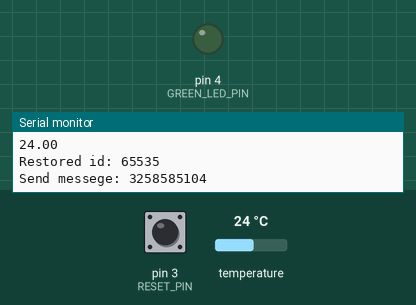
Recording of a sketch running on a simulated Arduino Uno, built with avr-gcc and run on an emulated ATmega328P. Shown: output pins drawn as LEDs (lit = HIGH), the last lines printed to the serial monitor. The test bench sets the inputs (shaded band); at power-on: pin 3 (RESET_PIN) LOW, temperature 24 °C. EEPROM starts erased; no radio packets arrive unless stated.

Above: at 1.3 s.
1.4 s: pin 3 (RESET_PIN) pulled HIGH for 0.15 s
At 8.8 s:
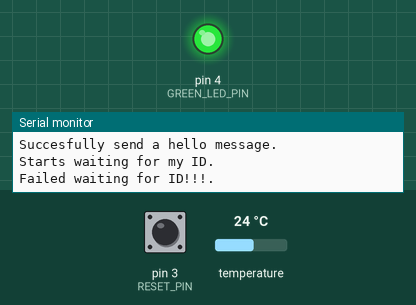
Timing chart, 0 to 9.0 s (numbered marks = the images above; inputs shaded):
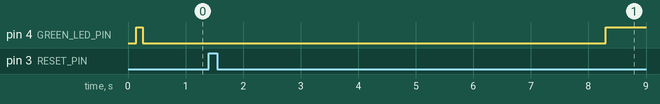

The sketch:

ArduinoProMiniSoft.ino
```cpp
/******************Remote Sensor Temperature ****************************/
/* Author:       Piotr Zmilczak and Arkadiusz Dudzik                    */
/* Date:         02.01.2018                                             */
/* Board:        Arduino Mini Pro 5V, 16MHz -(Tested)                   */
/* Board:        Arduino Mini Pro 3V, 8MHz -(Not tested but better)     */
/************************************************************************/
#include <SPI.h>
#include <OneWire.h>
#include <DallasTemperature.h>
#include "RF24.h"
#include <printf.h>
#include "LowPower.h"
#include <EEPROM.h>
/******************LED - green ******************************************/
#define GREEN_LED_PIN 4
/******************Button - reset****************************************/
#define RESET_PIN 3
/******************Thermometer Config and functions**********************/
#define DS18B20_PIN 2
#define TEMP_RESOLUTION 9
OneWire oneWireDS18B20(DS18B20_PIN);
DallasTemperature temperatureSensors(&oneWireDS18B20);
DeviceAddress thermometerAdress; //  arrays to hold device address
bool temperatureOverflowFlag = false; // T>100 C
bool temperatureUnderflowFlag = false; // -100 C > T C

float getTemp(){
  temperatureSensors.requestTemperatures();
  return temperatureSensors.getTempC(thermometerAdress);
}
/* 4 - digits for temp -100 < T < 100 C
   if the last digit odd -100<T<0 C
   if even 0<=T<100 C  */
short prepareTemp(float temp){
    if (temp > 100){
        temperatureOverflowFlag = true;
        return 0001;
    }

    if (temp < -100){
        temperatureUnderflowFlag = true;
        return 0002;
    }

    bool isMinus = false;
    if(temp < 0){
        isMinus = true;
        temp *= -1;
    }

    short t;
    int i;
    for(i = 0; i < 2; i++){
        temp *= 10;
        t = (short) temp;
    }

    if(isMinus){
        if(t%2 == 0)
            t++;
    } else {
        if(t%2 == 1)
            t++;
    }
    return t;
}
/****************Battery Status***********************************/
byte batteryStatus = 9; // 9 - full, 0 - empty

void checkBattery() {

  float Vout = analogRead(A1) * (5.0/1023.0);
  float Vin = 2*Vout;
  if(Vin >= 9 )
    Vin = 9;
  batteryStatus = (byte) Vin;

}
/****************ID of this sensor***********************************/
unsigned short miniProID = 0; //0-9999
int id_mem_addr0 = 0;
int id_mem_addr1 = 1;
byte ret0;
byte ret1;
/****************Messege preparation***********************************/
unsigned long prepareMessage(short preparedTemp){
    unsigned long msg = 1; // bez bledu

    if(temperatureOverflowFlag || temperatureUnderflowFlag)
        msg = 2; // 2 jako blad chyba lepsza bo wszystkie wiadomosci bd mialy taka sama dlugosc

    msg *= 10000;
    msg += miniProID;
    msg *= 10;
    checkBattery();
    msg += batteryStatus;
    msg *= 10000;
    msg += preparedTemp;
    return msg;
}
/****************** Radio Configurator ***************************/
RF24 radio(7,8);

#define R_PI  {10,10,10,10,10,10}
#define ME {21,22,23,24,25,26}
byte addresses[][6] = {R_PI,ME};


/********************Registration*********************************/
void sendHello(){
  digitalWrite(GREEN_LED_PIN, HIGH); // when green led is ON nonstop it means that we are in registrating process
  unsigned long t = 4200000001;
  bool iGotMyId = false;
  while(!iGotMyId){
    radio.stopListening();
    while(!radio.write( &t, sizeof(unsigned long) )){
        Serial.println(F("Failed sending hello message! Waits 4s for next try!"));
        delay(4000);
    }
    radio.startListening();
    Serial.println(F("Succesfully send a hello message."));
    Serial.println(F("Starts waiting for my ID."));
    unsigned long started_waiting_at = micros();               // Set up a timeout period, get the current microseconds
    boolean timeout = false;
    while ( !radio.available() and ! timeout){                             // While nothing is received
        if (micros() - started_waiting_at > 200000 ){            // If waited longer than 5000ms, indicate timeout and exit while loop
            timeout = true;
        }
    }
    if ( timeout ){                                             // Describe the results
          Serial.println(F("Failed waiting for ID!!!."));
          delay(100);
    }else{
          unsigned long msg;                                 // Grab the response, compare, and send to debugging spew
          radio.read( &msg, sizeof(unsigned long) );
          if(msg/100000000 == 42){
            Serial.print(F("Got my new ID: "));
            miniProID = msg % 10000;
            unsigned short tempID = miniProID;
            ret0 = (byte)(tempID & 0xff);
            ret1 = (byte)((tempID >> 8) & 0xff);
            EEPROM.write(id_mem_addr0,ret0);
            EEPROM.write(id_mem_addr1,ret1);
            Serial.println(miniProID);
            iGotMyId = true;
            delay(100);
          }
          delay(3000);
    }
    delay(4000);
  }
  Serial.println(F("Successfully registration on central station!"));
  radio.stopListening();
  digitalWrite(GREEN_LED_PIN, LOW);
}
/****************** Reseting ID******************************************/
void resetId(){
  Serial.print(F("Actual id: "));
  Serial.println(miniProID);
  if (miniProID == 0){
     return;
  }else{
     Serial.println(F("Reseting ID"));
     EEPROM.write(id_mem_addr0,0);
     EEPROM.write(id_mem_addr1,0);
     miniProID = 0;
  }
}

void resetInteruptHandler(){
   static unsigned long last_interrupt_time = 0;
   unsigned long interrupt_time = millis();
   if (interrupt_time - last_interrupt_time > 20)
   {
       resetId();
   }
   last_interrupt_time = interrupt_time;
}
/****************Board setup*********************************************/
void setup() {
  Serial.begin(115200);
  Serial.println(F("Arduino Mini Pro - Temperature sensor via NRF24L01"));

  temperatureSensors.begin();
  if (!temperatureSensors.getAddress(thermometerAdress, 0))
    Serial.println("Unable to find address of thermometer");
  temperatureSensors.setResolution(thermometerAdress, TEMP_RESOLUTION);
  Serial.println(getTemp());

  pinMode(GREEN_LED_PIN, OUTPUT);
  pinMode(RESET_PIN, INPUT);
  attachInterrupt(digitalPinToInterrupt(RESET_PIN), resetInteruptHandler, RISING);

  printf_begin();
  radio.begin();
  radio.setDataRate(RF24_250KBPS);
  radio.setPALevel(RF24_PA_MAX);
  radio.openWritingPipe(addresses[0]);
  radio.openReadingPipe(1,addresses[1]);
  radio.printDetails();
  miniProID = (unsigned short) ((EEPROM.read(id_mem_addr1)<<8) | (EEPROM.read(id_mem_addr0)));
  Serial.print(F("Restored id: "));
  Serial.println(miniProID);
  if( miniProID == 0 ){
     sendHello();
  }
}

/***********************Main loop*******************************************/
void loop() {
    if( miniProID == 0 ){
       sendHello();
    }
    digitalWrite(GREEN_LED_PIN, HIGH);
    unsigned long msg = prepareMessage(prepareTemp(getTemp()));                             // Take the time, and send it.  This will block until complete
    if (!radio.write( &msg, sizeof(unsigned long))){
      Serial.print(F("Failed sending messege: "));
      Serial.println(msg);
    } else {
      Serial.print(F("Send messege: "));
      Serial.println(msg);
    }
    digitalWrite(GREEN_LED_PIN, LOW);
    delay(50);
    if( miniProID != 0 )LowPower.powerDown(SLEEP_8S, ADC_OFF, BOD_OFF);
    if( miniProID != 0 )LowPower.powerDown(SLEEP_8S, ADC_OFF, BOD_OFF);
    if( miniProID != 0 )LowPower.powerDown(SLEEP_8S, ADC_OFF, BOD_OFF);
    if( miniProID != 0 )LowPower.powerDown(SLEEP_8S, ADC_OFF, BOD_OFF);
}
```

Measured:
- after the input at 1.4 s, pin 4 (GREEN_LED_PIN): LOW → HIGH after 6.9 s
